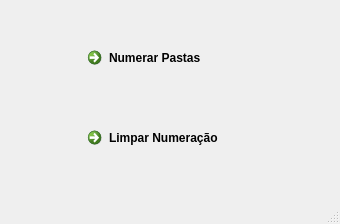
<?xml version="1.0" encoding="UTF-8"?>
<ui version="4.0">
 <class>MainWindow</class>
 <widget class="QMainWindow" name="MainWindow">
  <property name="geometry">
   <rect>
    <x>0</x>
    <y>0</y>
    <width>340</width>
    <height>224</height>
   </rect>
  </property>
  <property name="windowTitle">
   <string>Numeração de Pastas</string>
  </property>
  <widget class="QWidget" name="centralwidget">
   <widget class="QCommandLinkButton" name="cbtnNumerarPastas">
    <property name="geometry">
     <rect>
      <x>80</x>
      <y>40</y>
      <width>185</width>
      <height>41</height>
     </rect>
    </property>
    <property name="text">
     <string>Numerar Pastas</string>
    </property>
   </widget>
   <widget class="QCommandLinkButton" name="cbtnLimparNumeracao">
    <property name="geometry">
     <rect>
      <x>80</x>
      <y>120</y>
      <width>185</width>
      <height>41</height>
     </rect>
    </property>
    <property name="text">
     <string>Limpar Numeração</string>
    </property>
   </widget>
  </widget>
  <widget class="QMenuBar" name="menubar">
   <property name="geometry">
    <rect>
     <x>0</x>
     <y>0</y>
     <width>340</width>
     <height>21</height>
    </rect>
   </property>
  </widget>
  <widget class="QStatusBar" name="statusbar"/>
 </widget>
 <resources/>
 <connections/>
</ui>
